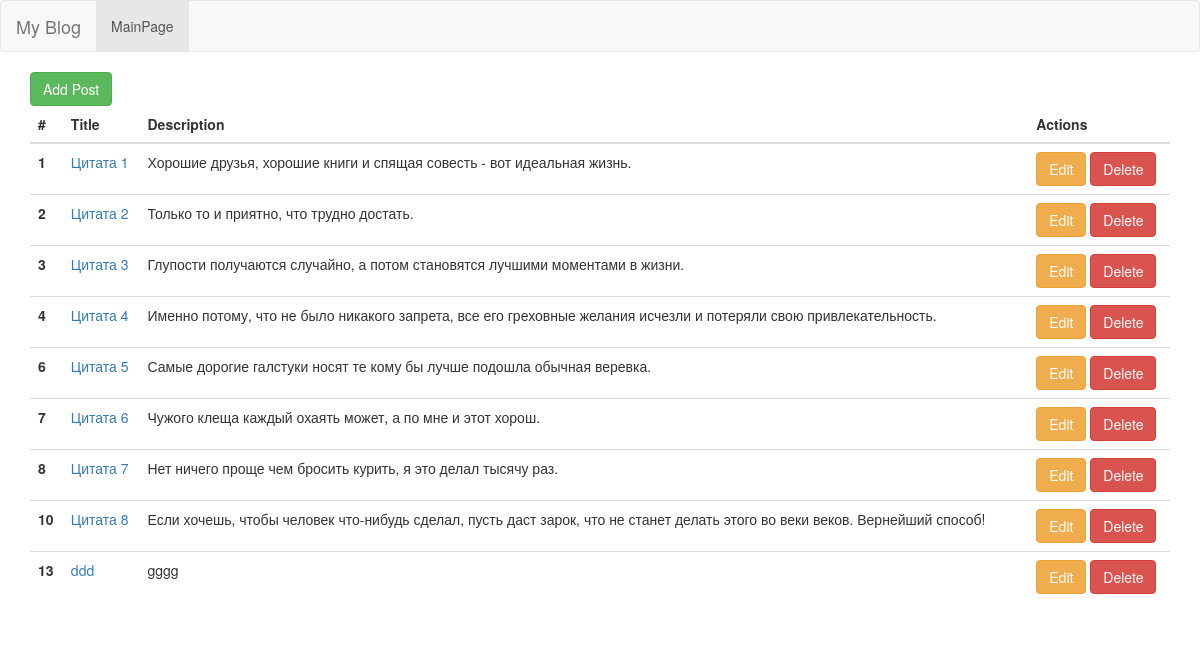
The page / on the database its author committed.
### tables this page shows
CREATE TABLE `posts` (
  `id` int(11) NOT NULL,
  `title` varchar(60) NOT NULL,
  `description` varchar(255) NOT NULL
);

### index.php (called while the page is built)
<?php
include 'database/start.php';
$posts = $db->getAll('posts');
include 'view/index.view.php';

### config.php (called while the page is built)
<?php
return [
	'database' => [
		'database' => 'blog',
		'username' => 'root',
		'password' => 'mysql',
		'connection' => 'mysql:host=localhost'
	],
];

### database/start.php (called while the page is built)
<?php
$config = include  __DIR__ . '/../config.php';
include 'QueryBuilder.php';
include 'Connection.php';
$db = new QueryBuilder(Connection::make($config['database']));

### database/Connection.php (called while the page is built)
<?php
class Connection
{
	public static function make($config) {
	return new PDO(
		"{$config['connection']}; dbname={$config['database']};",
		 $config['username'],
		 $config['password']);
	}
}

### database/QueryBuilder.php (called while the page is built, shortened)
<?php
class QueryBuilder
{
	protected $pdo;
	public function __construct($pdo)
	{
		$this->pdo = $pdo;
	}
	public function getAll($table)
	{
		$sql = "SELECT * FROM {$table}";
		$stmt = $this->pdo->prepare($sql);
		$stmt->execute();
		return $stmt->fetchAll(PDO::FETCH_ASSOC);
	}
}

### view/index.view.php (the view, shortened to what this page needs)
<!DOCTYPE html>
<html lang="en">
<head>
	<link rel="stylesheet" href="https://maxcdn.bootstrapcdn.com/bootstrap/3.3.7/css/bootstrap.min.css">
</head>
<body>
	<nav class="navbar navbar-default">
		<div class="container-fluid">
		    <div class="navbar-header">
			    <a class="navbar-brand" href="#">My Blog</a>
		    </div>
		    <div class="collapse navbar-collapse" id="bs-example-navbar-collapse-1">
		      	<ul class="nav navbar-nav">
			        <li class="active">
			        	<a href="index.php">MainPage<span class="sr-only">(current)</span></a>
			        </li>
		        </ul>
		    </div>
		</div>
	</nav>
<div class="container">
	<div class="row">
		<div class="col-md-12 offset-md-2">
			<a href="view/create.php" class="btn btn-success" >Add Post</a>
			<table class="table">
			  	<thead>
				    <tr>
					    <th scope="col">#</th>
					    <th scope="col">Title</th>
					    <th scope="col">Description</th>
					    <th scope="col">Actions</th>
				     </tr>
			  	</thead>
			    <tbody>
			    	<?php foreach ($posts as $post): ?>
					    <tr>
					      <th scope="row"><? echo $post['id'];?></th>
					        <td><a href="view/show.php?id=<? echo $post['id'];?>"><? echo $post['title'];?></a></td>
					      	<td><? echo $post['description'];?></td>
					      	<td>
					      	<a href="view/edit.php?id=<? echo $post['id'];?>" class="btn btn-warning">Edit</a>
					      	<a href="functions/delete.php?id=<? echo $post['id'];?>" class="btn btn-danger" onclick="return confirm('Вы уверены?')" >Delete</a>
					      </td>
					    </tr>
					<?php endforeach; ?>
			    </tbody>
		    </table>
		</div>
	</div>
</div>
</body>
</html>

### rows shown on the page
posts: id "1", title "Цитата 1", description "Хорошие друзья, хорошие книги и спящая совесть - вот идеальная жизнь."
posts: id "2", title "Цитата 2", description "Только то и приятно, что трудно достать."
posts: id "3", title "Цитата 3", description "Глупости получаются случайно, а потом становятся лучшими моментами в жизни."
posts: id "4", title "Цитата 4", description "Именно потому, что не было никакого запрета, все его греховные желания исчезли и потеряли свою привлекательность."
posts: id "6", title "Цитата 5", description "Самые дорогие галстуки носят те кому бы лучше подошла обычная веревка."
posts: id "7", title "Цитата 6", description "Чужого клеща каждый охаять может, а по мне и этот хорош."
posts: id "8", title "Цитата 7", description "Нет ничего проще чем бросить курить, я это делал тысячу раз."
posts: id "10", title "Цитата 8", description "Если хочешь, чтобы человек что-нибудь сделал, пусть даст зарок, что не станет делать этого во веки веков. Вернейший способ!"
posts: id "13", title "ddd", description "gggg"
